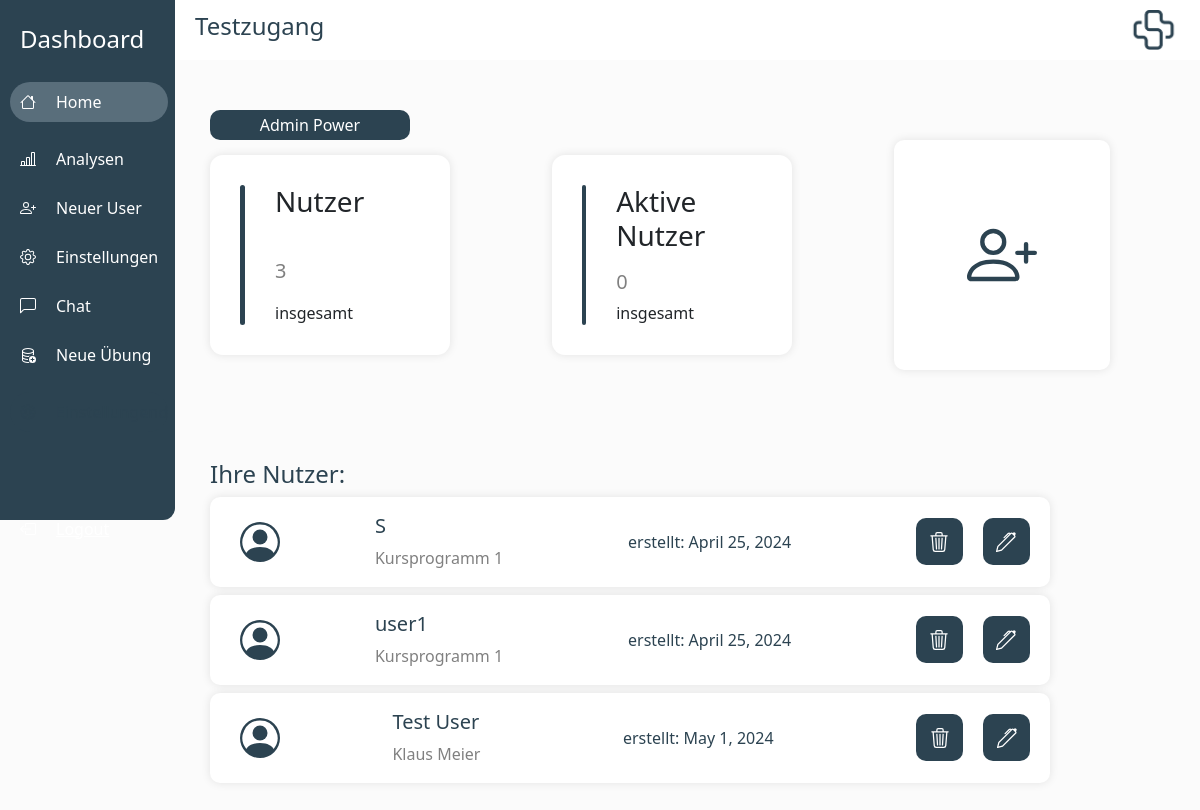
The app's page / (signed in), older data.
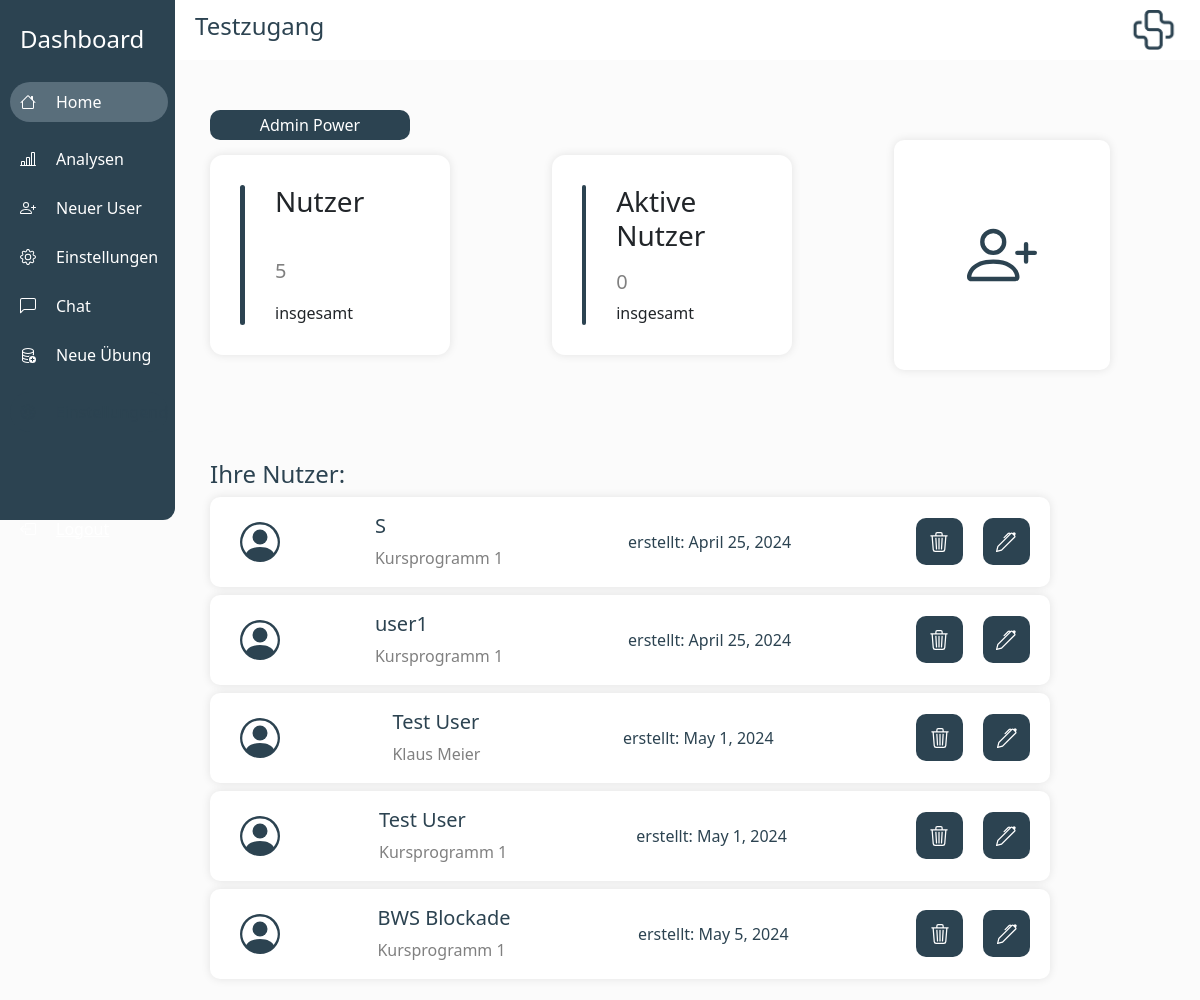
The same page, newer data.
### laxout_app/models.py (models this page shows)
class LaxoutUser(models.Model):
    user_uid = models.CharField(max_length=420, default="")
    laxout_user_name = models.CharField(max_length=200, default="")
    laxout_credits = models.IntegerField(default=0)
    note = models.CharField(max_length=200, default="")
    creation_date = models.DateField(default= timezone.now())
    exercises = models.ManyToManyField(Laxout_Exercise)
    created_by = models.ForeignKey(User, on_delete=models.CASCADE)
    indexes = models.ManyToManyField(IndexesLaxoutUser)
    last_login = models.DateTimeField(default=timezone.datetime(2023, 11, 14))
    last_login_2 = models.DateTimeField(default = timezone.datetime(2023, 11, 14))
    coupons = models.ManyToManyField(Coupon)
    last_meet = models.DateField(default = timezone.datetime.today())
    instruction = models.CharField(default = "", max_length = 200)
    lax_tree_id = models.IntegerField(default = 0)
    water_drops_count = models.IntegerField(default = 0)
    instruction_in_int = models.IntegerField(default = 0)
    email_adress = models.CharField(default = "", max_length =40)
    admin_has_seen_chat = models.BooleanField(default = True)
    user_has_seen_chat = models.BooleanField(default = False)
    was_created_through_app = models.BooleanField(default=False)

### laxout_app/views.py (the view)
# urls.py: 2. Add a URL to urlpatterns:  path('', views.home, name='home')
@login_required(login_url="login")
def home(request):
    active_admin = models.UserProfile.objects.get(user=request.user)
    active_admin_user = active_admin.user
    print("Active Admin id{}".format(active_admin_user.is_superuser))
    users_filtert = LaxoutUser.objects.filter(created_by=request.user)
    user_amount = users_filtert.count()
    active_user_amount = 0
    for user in users_filtert:
        print(str(user.last_login_2.date) + "Last Login date")
        if days_between_today_and_date(user.last_login_2) < 14:
            active_user_amount += 1
    users = LaxoutUser.objects.all()
    user_list = []
    for user in users:
        if user.created_by == request.user:
            user_list.append(user)
    context = {
        "users": user_list,
        "user_amount": user_amount,
        "active_user_amount": active_user_amount,
        "is_superuser": active_admin_user.is_superuser,
    }
    return render(request, "laxout_app/home.html", context)

### laxout_app/views.py (called while the page is built)
def days_between_today_and_date(input_datetime):
    input_datetime = input_datetime.replace(tzinfo=None)  # Make it naive
    current_datetime = datetime.now()
    time_difference = current_datetime - input_datetime
    days_difference = time_difference.days
    return days_difference

### laxout_app/templates/laxout_app/home.html (shortened to what this page needs)
{%extends 'laxout_app/main.html'%}
{%load crispy_forms_tags%}
{%block praxisname%}
{{user.username}}
{%endblock praxisname%}
{%block additionalNavItem%}
{% if is_superuser %}
<div class="row-basti-addexercise" style="padding-left: 10px; margin-bottom: 25px;">
    <a href="/new-exercise/" style="padding-left: 20px; color: white; text-decoration: none;">Neue Übung </a>
</div>
{%endif%}
{%endblock additionalNavItem%}
{%block content%}
{% if is_superuser %}
<button class="special-button" style="background-color: rgb(44, 67, 81); margin-left: 30px; width: 200px;" onclick="fetchAdminPower()">
    Admin Power
</button>
{%endif%}
<body>
    <div class="row-basti" style="justify-content: space-between; padding-left: 30px; padding-right: 90px;">
        <div class="analyse-container">
            <div style="height: 140px; width: 5px; background-color: rgb(44, 67, 81); border-radius: 10px;">
            </div>
            <div class="analyse-column">
                <h3>Nutzer</h3>
                <div style="font-size: 20px; color: grey;"> {{user_amount}} </div>
                <div style="flex-direction: row; display: flex; justify-content: space-around; align-items: center;">
                    insgesamt
                </div>
            </div>
        </div>
        <div class="analyse-container">
            <div style="height: 140px; width: 5px; background-color: rgb(44, 67, 81); border-radius: 10px;"></div>
            <div class="analyse-column">
                <h3>Aktive Nutzer</h3>
                <div style="font-size: 20px; color: grey;"> {{active_user_amount}} </div>
                <div style="flex-direction: row; display: flex; justify-content: space-around; align-items: center;">
                    insgesamt
                </div>
            </div>
        </div>
        <div class="home-item" style="align-items: center; display: flex; justify-content: center;">
            <button style="background: none; border: none;" onclick="create_user()">
                <div>
                </div>
            </button>
        </div>
    </div>
    <div style=" padding-left: 30px; padding-right: 30px; padding-top: 60px; background:none; height: 600px;">
        <h4 style="color: rgb(44, 67, 81);">
            Ihre Nutzer:
        </h4>
        {% for user in users%}
        <div class="user-item" style="justify-items: center; justify-content: space-between;">
            <div style="padding-left: 30px; ">
            </div>
            <div style="padding-right: 30px;">
                <h5 style="color: rgb(44, 67, 81);">
                    {{user.laxout_user_name}}
                </h5>
                <div style="color: grey;">{{user.note}}</div>
            </div>
            <div style="padding-right: 30px;color: rgb(44, 67, 81);">
                erstellt: {{user.creation_date}}
            </div>
            <div style="flex-direction: row; display: flex;">
                <button class="delete-button"
                    style="display: flex; justify-items: center; justify-content: center; align-items: center; width: 70; font-size: 16px;"
                    onclick="delete_user('{{user.id}}')">
                </button>
                <button class="delete-button"
                    style="display: flex; justify-items: center; justify-content: center; align-items: center; width: 70; font-size: 16px;"
                    onclick="edit_user('{{user.id}}')">
                </button>
            </div>
        </div>
        {%endfor%}
    </div>
</body>
{%endblock content%}

### laxout_app/templates/laxout_app/main.html (shortened to what this page needs)
{% load static %}
<!DOCTYPE html>
<html lang="en">
<head>
    <link href="https://cdn.jsdelivr.net/npm/bootstrap@5.3.2/dist/css/bootstrap.min.css" rel="stylesheet"
>
    <link href="https://cdn.jsdelivr.net/npm/bootstrap-icons@1.19.0/font/bootstrap-icons.css" rel="stylesheet">
    <link href="https://cdnjs.cloudflare.com/ajax/libs/font-awesome/5.15.3/css/all.min.css" rel="stylesheet">
</head>
<body>
    <div class="container-left">
        <h4 style="color: white; margin-bottom: 10; margin-top: 0; margin-left: 10px;">
            Dashboard
        </h4>
        <div style="margin-right: 0px; margin-top: 20px;">
            <div class="row-basti-home" style="padding-left: 10px; margin-bottom: 25px;">
                <a href="/" style="padding-left: 20px; color: white; text-decoration: none;">Home</a>
            </div>
            <div class="row-basti-analyse" style="padding-left: 10px; margin-bottom: 25px;">
                <a href="/analyses" style="padding-left: 20px; color: white; text-decoration: none;">Analysen</a>
            </div>
            <div class="row-basti-adduser" style="padding-left: 10px; margin-bottom: 25px;">
                <a href="/create-user/" style="padding-left: 20px; color: white; text-decoration: none;">Neuer User</a>
            </div>
            <div class="row-basti-settings" style="padding-left: 10px; margin-bottom: 25px;">
                <div style="padding-left: 20px;">Einstellungen</div>
            </div>
            <div class="row-basti-chats" style="padding-left: 10px; margin-bottom: 25px;">
                  <a href="/chats/" style="padding-left: 20px; color: white; text-decoration: none;">Chat</a>
            </div>
            {%block additionalNavItem%}
            {%endblock additionalNavItem%}
            <div class="row-basti"
                style="padding-left: 10px; margin-bottom: 25px; background-color: rgb(44, 67, 81); height: 40px; border-radius: 30px;">
                <div style="padding-left: 20px; color: rgb(44, 67, 81);">Einstellungend</div>
            </div>
        </div>
        <div class="row-basti" style="padding-left: 10px; padding-bottom: 25px;">
            <a href="/logout" style="color: white; margin-bottom: 20; margin-top: auto;padding-left: 20px;">
            </a>
        </div>
    </div>
    <div class="container-top">
        <div class="padding-item">
            <h4 style="color: rgb(44, 67, 81);">
                {%block praxisname%}
                {%endblock praxisname%}
            </h4>
        </div>
        <div class="padding-item">
            <img src="{%static 'images/logo3.png'%}" alt="" style="height: 40px; width: 55px;">
        </div>
    </div>
    <div style="margin-top: 110px; margin-left: 180px;">
        {%block content%}
        {%endblock content%}
    </div>
</body>
</html>

### laxout_app/templates/laxout_app/main.html (style rules this page uses)
body { background-color: rgb(251, 251, 251) !important; margin: 0px; }
.row-basti { justify-content: start; flex-direction: row; align-items: center; display: flex; }
.row-basti-home { justify-content: start; flex-direction: row; align-items: center; display: flex; }
.row-basti-home.active { justify-content: start; flex-direction: row; align-items: center; display: flex; background-color: rgba(230, 242, 255, 0.245); height: 40px; border-radius: 30px; }
.row-basti-chats { justify-content: start; flex-direction: row; align-items: center; display: flex; }
.row-basti-analyse { justify-content: start; flex-direction: row; align-items: center; display: flex; }
.row-basti-adduser { justify-content: start; flex-direction: row; align-items: center; display: flex; }
.row-basti-addexercise { justify-content: start; flex-direction: row; align-items: center; display: flex; }
.row-basti-settings { justify-content: start; flex-direction: row; align-items: center; display: flex; }
.special-button { border-radius: 10px; border: none; background-color: rgb(167, 228, 233); height: 30px; width: 90px; color: white; cursor: pointer; }
.container-left { position: fixed; top: 0; left: 0; height: 65vh; border-bottom-right-radius: 12px; width: 175px; background-color: rgb(44, 67, 81); flex-direction: column; align-items: flex-start; padding-bottom: 25px; padding-left: 10px; justify-content: space-around; padding-top: 25px; color: white; display: flex; }
.padding-item { margin-top: 30px; margin-bottom: 30px; margin-left: 20px; margin-right: 20px; }
.home-item { height: 230px; background-color: white; border-radius: 10px; width: 18vw; color: black; box-shadow: 0 0 10px rgba(0, 0, 0, 0.1); }
.user-item { height: 90px; background-color: white; margin-top: 8px; margin-bottom: 8px; border-radius: 10px; width: 70vw; color: black; box-shadow: 0 0 10px rgba(0, 0, 0, 0.1); flex-direction: row; display: flex; justify-content: center; align-items: center; }
.container-top { position: fixed; top: 0; left: 175px; display: flex; right: 0; height: 60px; background-color: rgb(255, 255, 255) !important; flex-direction: row; align-items: center; justify-content: space-between; }
.delete-button { height: 47px; width: 47px; background-color: rgb(44, 67, 81); color: white; font-size: 30px; border-radius: 10px; cursor: pointer; border: none; margin-right: 20px; transition: transform 0.3s ease-in-out; }

### laxout_app/templates/laxout_app/home.html (style rules this page uses)
.analyse-container { border-radius: 13px; background-color: white; width: 20vw; height: 200px; padding: 30px; justify-content: start; flex-direction: row; display: flex; box-shadow: 0 0 10px rgba(0, 0, 0, 0.1); }
.analyse-column { justify-content: space-between; align-items: start; justify-items: start; flex-direction: column; padding-left: 30px; display: flex; }

Row changes from the older to the newer data that the page shows:
added LaxoutUser: laxout_user_name "Test User", note "Kursprogramm 1", creation_date "May 1, 2024"
added LaxoutUser: laxout_user_name "BWS Blockade", note "Kursprogramm 1", creation_date "May 5, 2024"
Text that changed along with them:
{{ user_amount }}: "3" → "5"
